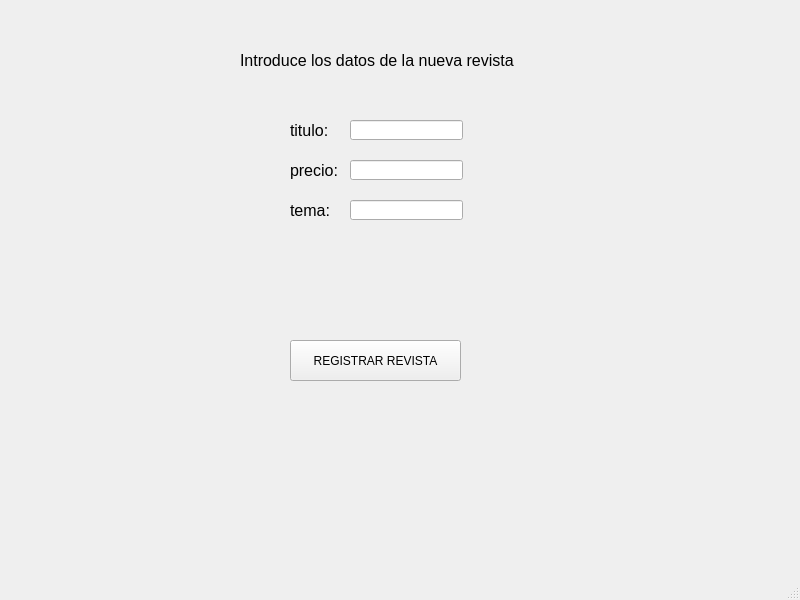
<?xml version="1.0" encoding="UTF-8"?>
<ui version="4.0">
 <class>MainWindow</class>
 <widget class="QMainWindow" name="MainWindow">
  <property name="geometry">
   <rect>
    <x>0</x>
    <y>0</y>
    <width>800</width>
    <height>600</height>
   </rect>
  </property>
  <property name="windowTitle">
   <string>MainWindow</string>
  </property>
  <widget class="QWidget" name="centralwidget">
   <widget class="QLabel" name="label">
    <property name="geometry">
     <rect>
      <x>240</x>
      <y>50</y>
      <width>281</width>
      <height>21</height>
     </rect>
    </property>
    <property name="font">
     <font>
      <pointsize>12</pointsize>
     </font>
    </property>
    <property name="text">
     <string>Introduce los datos de la nueva revista</string>
    </property>
   </widget>
   <widget class="QLabel" name="label_2">
    <property name="geometry">
     <rect>
      <x>290</x>
      <y>120</y>
      <width>61</width>
      <height>21</height>
     </rect>
    </property>
    <property name="font">
     <font>
      <pointsize>12</pointsize>
     </font>
    </property>
    <property name="text">
     <string>titulo:</string>
    </property>
   </widget>
   <widget class="QLineEdit" name="editar_titulo">
    <property name="geometry">
     <rect>
      <x>350</x>
      <y>120</y>
      <width>113</width>
      <height>20</height>
     </rect>
    </property>
   </widget>
   <widget class="QLabel" name="label_3">
    <property name="geometry">
     <rect>
      <x>290</x>
      <y>160</y>
      <width>61</width>
      <height>21</height>
     </rect>
    </property>
    <property name="font">
     <font>
      <pointsize>12</pointsize>
     </font>
    </property>
    <property name="text">
     <string>precio:</string>
    </property>
   </widget>
   <widget class="QLineEdit" name="editar_precio">
    <property name="geometry">
     <rect>
      <x>350</x>
      <y>160</y>
      <width>113</width>
      <height>20</height>
     </rect>
    </property>
   </widget>
   <widget class="QLabel" name="label_4">
    <property name="geometry">
     <rect>
      <x>290</x>
      <y>200</y>
      <width>61</width>
      <height>21</height>
     </rect>
    </property>
    <property name="font">
     <font>
      <pointsize>12</pointsize>
     </font>
    </property>
    <property name="text">
     <string>tema:</string>
    </property>
   </widget>
   <widget class="QLineEdit" name="editar_tema">
    <property name="geometry">
     <rect>
      <x>350</x>
      <y>200</y>
      <width>113</width>
      <height>20</height>
     </rect>
    </property>
   </widget>
   <widget class="QPushButton" name="boton_editar_revista">
    <property name="geometry">
     <rect>
      <x>290</x>
      <y>340</y>
      <width>171</width>
      <height>41</height>
     </rect>
    </property>
    <property name="text">
     <string>REGISTRAR REVISTA</string>
    </property>
   </widget>
  </widget>
  <widget class="QStatusBar" name="statusbar"/>
 </widget>
 <resources/>
 <connections/>
</ui>
